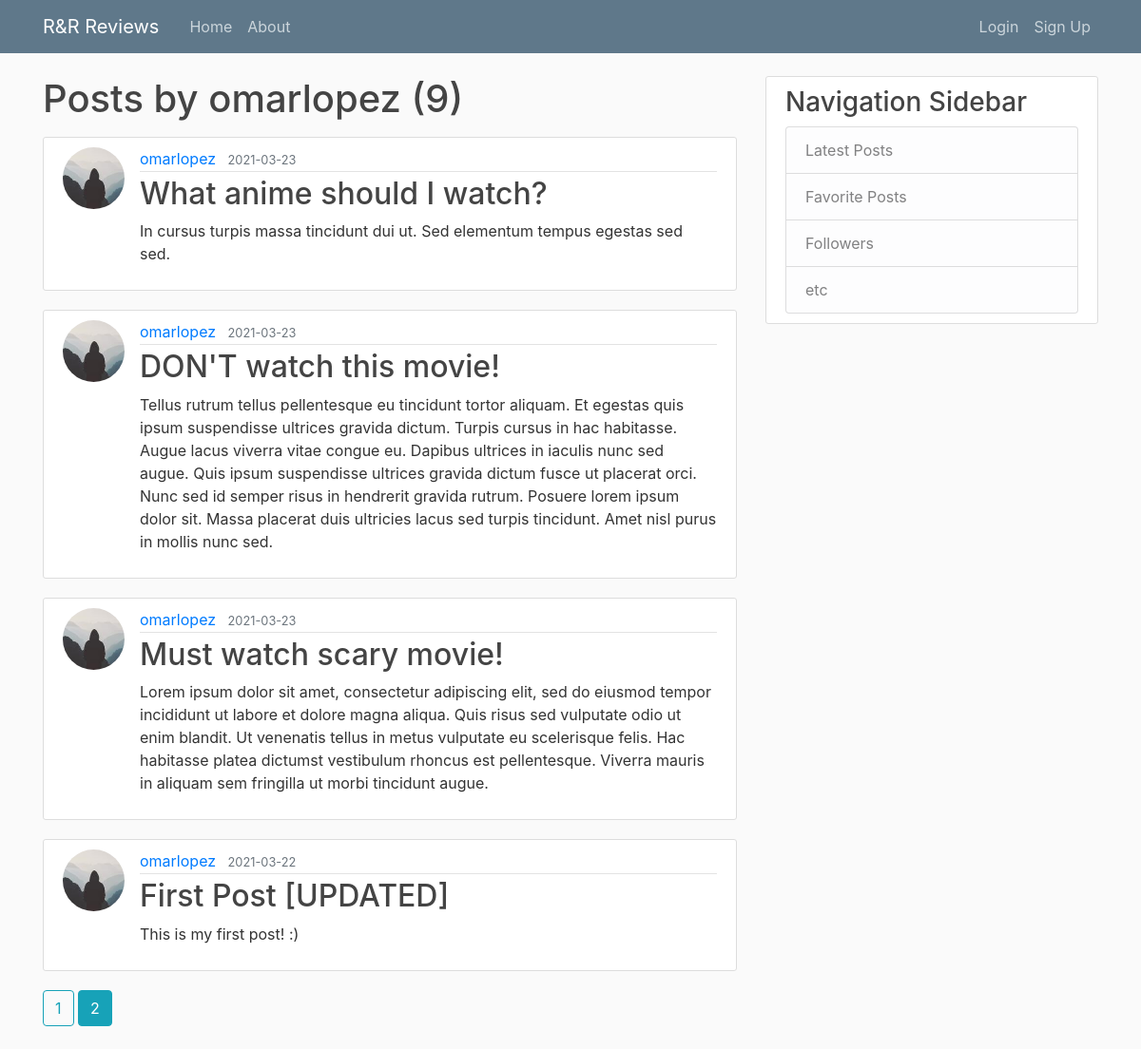
/user/omarlopez?page=2, run on an earlier commit of the app's database.
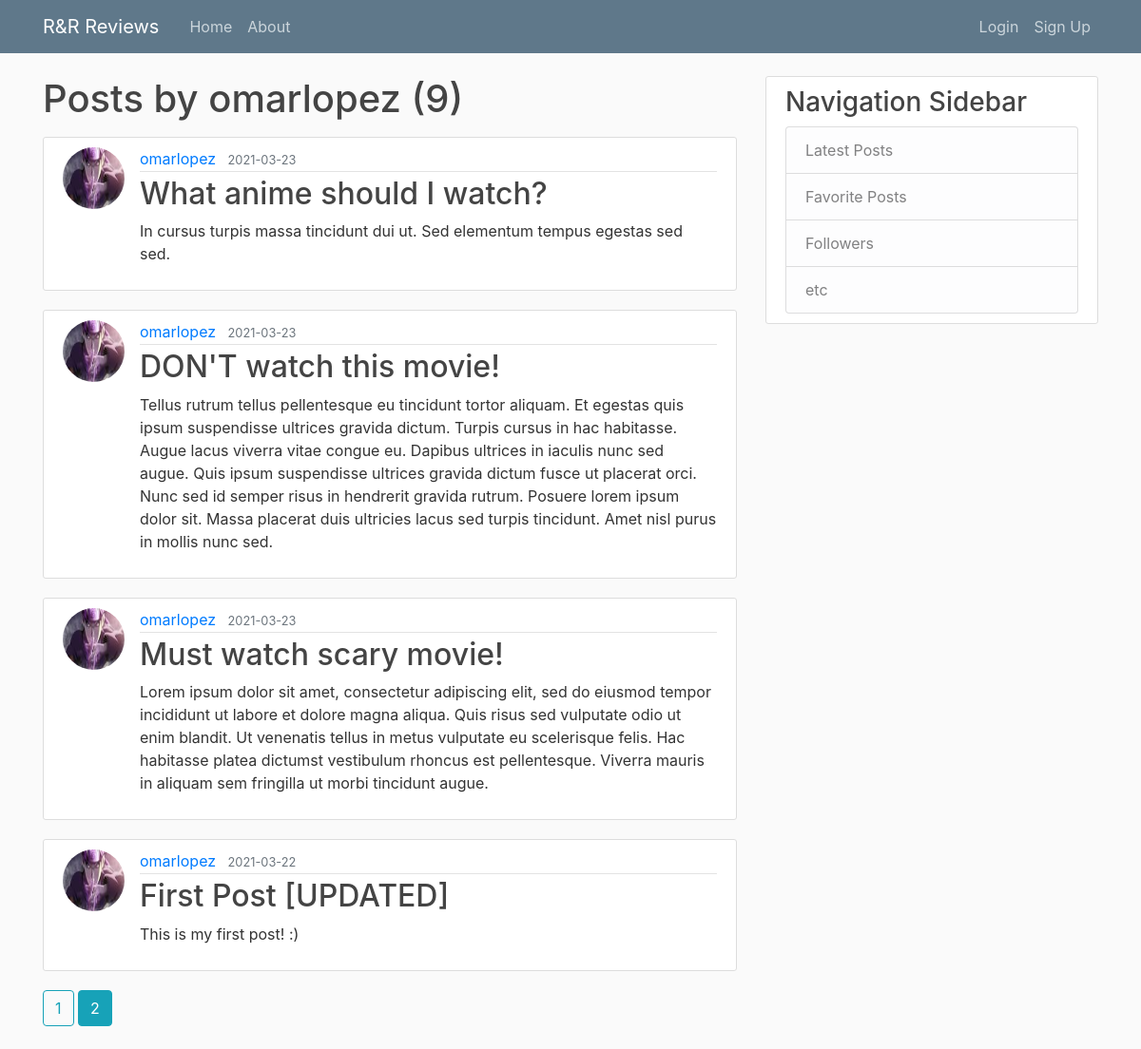
And on a later commit of the database.
### app/models.py (models this page shows, shortened)
class Post(db.Model):
    id = db.Column(db.Integer, primary_key=True)
    title = db.Column(db.String(100), nullable=False)
    date_posted = db.Column(db.DateTime, nullable=False, default=datetime.utcnow)
    content = db.Column(db.Text, nullable=False)
    user_id = db.Column(db.Integer, db.ForeignKey('user.id'), nullable=False)

class User(db.Model, UserMixin):
    id = db.Column(db.Integer, primary_key=True)
    username = db.Column(db.String(50), unique=True, nullable=False)
    image_file = db.Column(db.String(20), nullable=False, default='default.jpg')
    password = db.Column(db.String(60), nullable=False)
    posts = db.relationship('Post', backref='author', lazy=True)

### app/routes.py (the view)
@app.route('/user/<string:username>')
def user_posts(username):
    page = request.args.get('page', 1, type=int)
    user = User.query.filter_by(username=username).first_or_404()
    posts = Post.query.filter_by(author=user).order_by(Post.date_posted.desc()).paginate(page=page, per_page=5)
    return render_template('user_posts.html', posts=posts, user=user)

### app/templates/user_posts.html
{% extends "layout.html" %}
{% block content %}
    <h1 class="mb-3">Posts by {{ user.username }} ({{ posts.total }})</h1>
    {% for post in posts.items %}
        <article class="media content-section">
            <img class="rounded-circle article-img" src="{{ url_for('static', filename='profile_pics/' + post.author.image_file) }}">
            <div class="media-body">
                <div class="article-metadata">
                    <a class="mr-2" href="{{ url_for('user_posts', username=post.author.username) }}">{{ post.author.username }}</a>
                    <small class="text-muted">{{ post.date_posted.strftime('%Y-%m-%d') }}</small>
                </div>
                <h2><a class="article-title" href="{{ url_for('post', post_id=post.id) }}">{{ post.title }}</a></h2>
                <p class="article-content">{{ post.content }}</p>
            </div>
        </article>
    {% endfor %}
    {% for page_num in posts.iter_pages(left_edge=1, right_edge=1, left_current=1, right_current=2) %}
        {% if page_num %}
            {% if posts.page == page_num %}
                <a class="btn btn-info mb-4" href="{{ url_for('user_posts', username=user.username, page=page_num) }}">{{ page_num }}</a>
            {% else %}
                <a class="btn btn-outline-info mb-4" href="{{ url_for('user_posts', username=user.username, page=page_num) }}">{{ page_num }}</a>
            {% endif %}
        {% else %}
        ...
        {% endif %}
    {% endfor %}
{% endblock content %}

What changed in the data, as far as the page shows it:
changed through a linked row, Post "What anime should I watch?": image_file: a different picture
changed through a linked row, Post "DON'T watch this movie!": image_file: a different picture
changed through a linked row, Post "Must watch scary movie!": image_file: a different picture
changed through a linked row, Post "First Post [UPDATED]": image_file: a different picture
